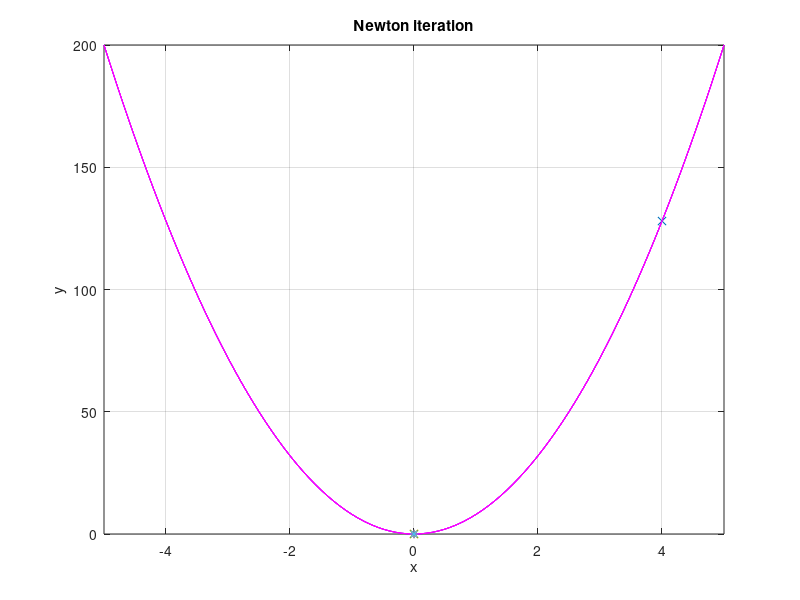

This figure's MATLAB source:
% Simple example to illustrate optimization of one-dimensional quadratic cost function
%
% Chapter 4: Output Error Method
% "Flight Vehicle System Identification - A Time Domain Methodology"
% Second Edition
% Author: Ravindra V. Jategaonkar
% Published by AIAA, Reston, VA 20191, USA
  
% Define range of x-values and compute actual function
x = [-5:0.1:5]; 
y = 8*x.^2;
plot(x,y,'b'), title('Newton iteration'), axis([-5 5,0 200]); grid; xlabel('x'); ylabel('y');
disp('hit any key to continue ...'), pause

% Initialization
x0  = 4; 
niter_max = 10;
iter = 0;
y1Prev = Inf;
eps = 1e-4;

disp(' ')
disp('Iteration   x      Function Value')

% Loop over the maximum number of iterations
while iter <= niter_max;
    
    y1     = 8*x0.^2;
    dydx   = 16*x0;
    d2ydx2 = 16;

    par_prnt = sprintf('%3i   %10.4f   %10.4f', iter, x0, y1);
    disp(par_prnt)

    yq  = y1 + dydx*(x -x0) + 0.5*d2ydx2*(x -x0).^2;
    hold on, plot(x, yq, 'm',  x0, y1, 'x'),

    stp  = - dydx/d2ydx2;
    x1   = x0 + stp;
    ymin = y1 + dydx*(x1-x0) + 0.5*d2ydx2*(x1-x0).^2;
    plot(x1, ymin, '*'), 
    
    disp('hit any key to continue ...'), pause

    % Check convergence (here very simple check)
    relChange = abs(y1Prev-y1);   
    if (relChange <= eps  ),
        disp('Convergence achieved')
        disp('For this quadratic cost function, the convergence is really ')
        disp('achieved in a single iteration; the second iteration is ')
        disp('performed just to check the termination in an iterative loop.')
        break 
    end
    
    x0     = x1; 
    iter   = iter + 1;
    y1Prev = y1;
    
end

hold off